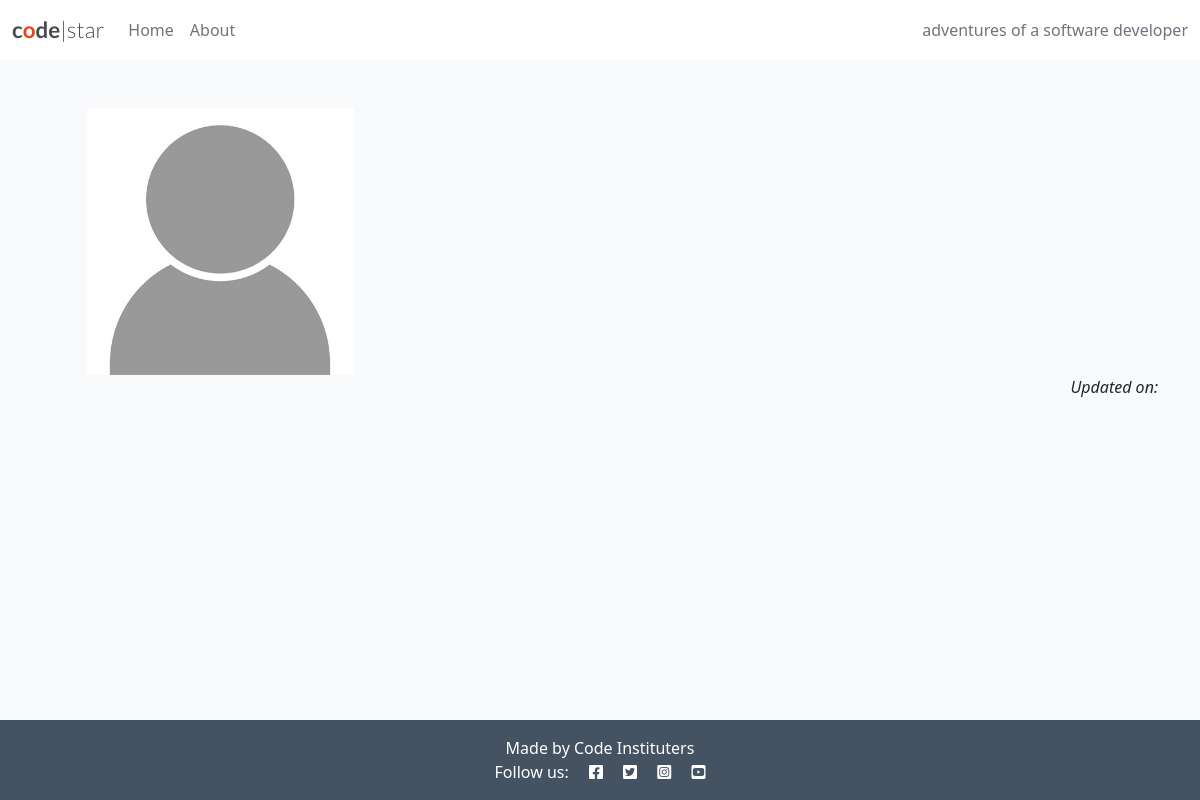
Page /about/ on the earlier database version.
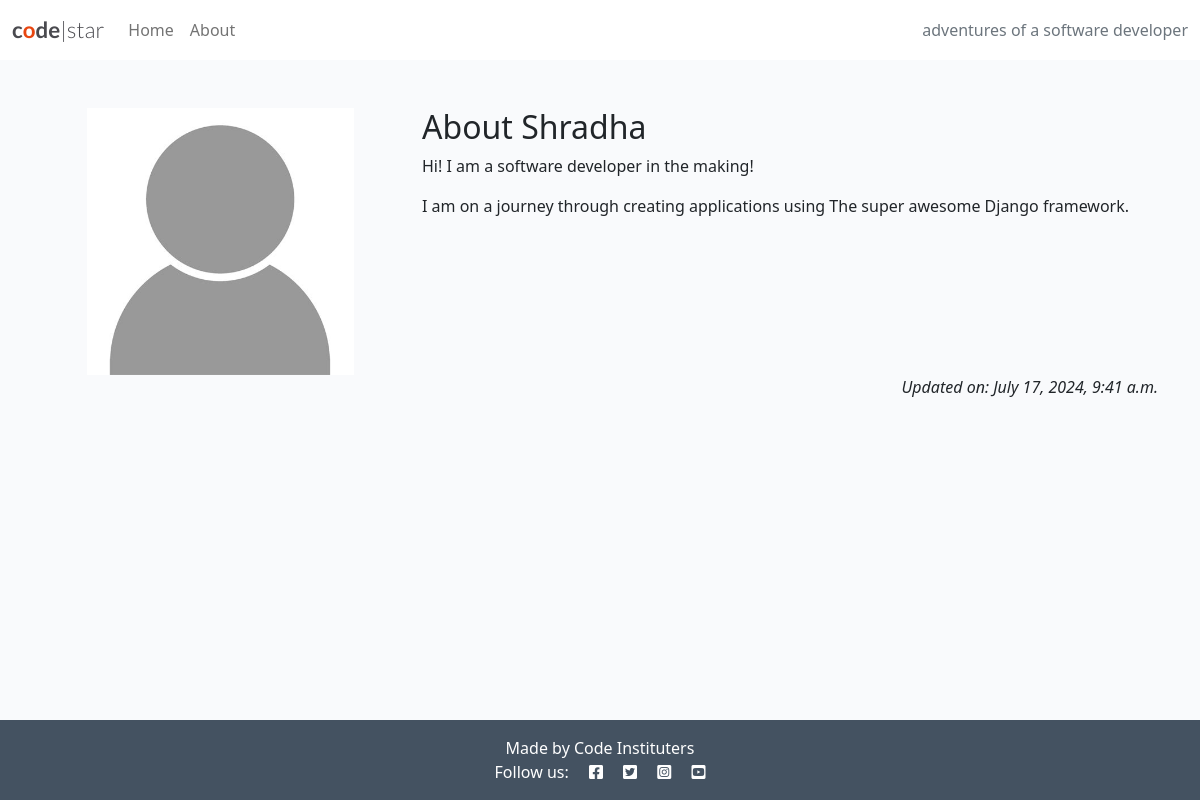
Same page on the later database version.
### about/models.py (models this page shows)
class About(models.Model):
    title = models.CharField(max_length=200)
    content = models.TextField()
    updated_on = models.DateTimeField(auto_now=True)

### about/views.py (the view)
# urls.py: path('', views.about_me, name='about'),
def about_me(request):
    about = About.objects.all().order_by("-updated_on").first()
    return render (
        request,
        'about/about.html',
        {"about": about},
    )

### about/templates/about/about.html
{% extends 'base.html' %}
{% block content %}
{% load static %}
<div class="container mt-5">
    <div class="row">
        <div class="col-4 text-center">
            <img src="{% static 'images/nobody.jpg' %}" width="75%">
        </div>
        <div class="col-8">
            <h2>{{ about.title }}</h2>
             {{ about.content | safe}}
        </div>
    </div>
    <div class="row">
        <div class="col text-right">
            <p class="text-end"><em>Updated on: {{ about.updated_on }}</em></p>
        </div>
      </div>
</div>
{% endblock content %}

Differences in the rows shown:
added About: title "About Shradha", content "Hi! I am a software developer in the making! I am on a journey through creating applications using The super awesome Django framework.", updated_on "July 17, 2024, 9:41 a.m."
